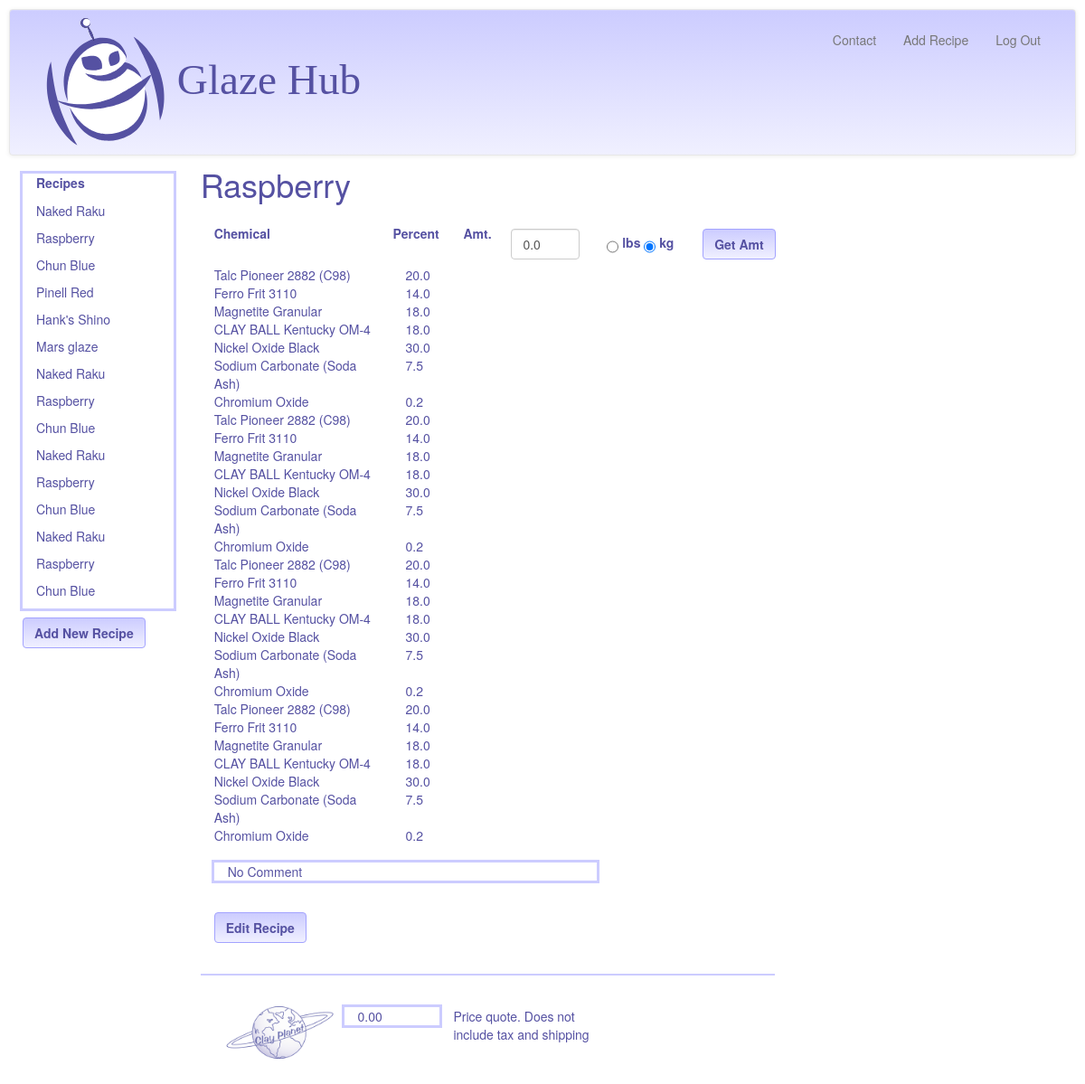
The app's page /recipecomps/4/Raspberry (signed in) with its own data.
### model.py (models this page shows, shortened)
class Recipe(Base):
    __tablename__ = "recipes"
    id = Column(Integer, primary_key=True)
    recipe_name = Column(String(120))
    user_id = Column(Integer, ForeignKey('users.id'))
    user_notes = Column(String(3000), nullable=True)
    user = relationship("User", backref=backref("recipes", order_by=id))
    @classmethod
    def getRecipeNamesByUserID(cls, user_id):
        return session.query(Recipe).filter_by(user_id=user_id).all()
    @classmethod
    def getRecipeIDByName(cls, recipe_name, user_id):
        return session.query(Recipe).\
            filter_by(recipe_name=recipe_name).\
            filter_by(user_id=user_id).first()

class Component(Base):
    __tablename__ = "components"
    id = Column(Integer, primary_key=True)
    chem_id = Column(Integer, ForeignKey('chemicals.id'), nullable=False)
    recipe_id = Column(Integer, ForeignKey('recipes.id'), nullable=False)
    percentage = Column(Float, nullable=False)
    chem = relationship("Chem", backref=backref("components", order_by=id))
    recipe = relationship("Recipe", backref=backref("components", order_by=id))
    @classmethod
    def getComponentsByRecipeID(cls, recipe_id):
        return session.query(Component).filter_by(recipe_id=recipe_id).all()

class Chem(Base):
    __tablename__ = "chemicals"
    id = Column(Integer, primary_key=True)
    chem_name = Column(String(120))
    quarter = Column(Float)
    half = Column(Float)
    onelb = Column(Float)
    fivelb = Column(Float)
    tenlb = Column(Float)
    twentyfivelb = Column(Float)
    fiftylb = Column(Float)
    onehundlb = Column(Float)
    fivehundlb = Column(Float)

### glazehub.py (the view)
@app.route("/recipecomps/<int:userViewID>/<recipeName>")
def recipe(userViewID, recipeName):
    displayRecipes = showUserRecipeList(userViewID)
    userLoginID = session["user_id"]
    if checkUserLoginID(userLoginID, userViewID) is False:
        userViewID = userLoginID
        recipes = model.Recipe.getRecipeNamesByUserID(userLoginID)
        return render_template("user_recipes.html", displayRecipes=recipes,
                               user_id=userLoginID)
    else:
        recipe = model.Recipe.getRecipeIDByName(recipeName, userViewID)
        components = model.Component.getComponentsByRecipeID(recipe.id)
    messageToUser = None
    price_quote = 0.00
    batchComp = []
    wholeNumList = []
    frctnList = []
    batchsize = None
    unit_sys = "unitSys"
    lbschecked = ""
    kgchecked = 'checked = "checked"'
    return render_template("/recipecomps.html/", user_id=userViewID,
                           recipe_name=recipeName, components=components,
                           batchComp=batchComp,
                           displayRecipes=displayRecipes,
                           user_notes=recipe.user_notes,
                           messageToUser=messageToUser,
                           unitSys=unit_sys, batchsize=batchsize,
                           wholeNumList=wholeNumList, frctnList=frctnList,
                           lbschecked=lbschecked, kgchecked=kgchecked,
                           price_quote=price_quote)

### glazehub.py (called while the page is built)
def showUserRecipeList(userViewID):
    userLoginID = session["user_id"]
    if checkUserLoginID(userLoginID, userViewID):
        recipes = model.Recipe.getRecipeNamesByUserID(userLoginID)
        return recipes
    else:
        recipes = model.Recipe.getRecipeNamesByUserID(userViewID)
        return recipes

def checkUserLoginID(userLoginID, userViewID):
    if userLoginID != int(userViewID):
        flash("Invalid User ID. Here are your recipes")
        userViewID = userLoginID
        return False

### templates/recipecomps.html (shortened to what this page needs)
{% extends 'base.html' %}
{% block body %}
<div class = "col-sm-2">
	<div class = "col-sm-12" id = "recipe_list" style="outline: 3px solid #ccccff; margin-bottom:10px" >
    	<label class = "control-label" for="userRecipes">
			Recipes
		</label>
		{% for recipe in displayRecipes %}
		<ul style = "margin-top: 6px" class="recipe_names">
			<a class = "recipe_links" href = "/recipecomps/{{recipe.user_id}}/{{recipe.recipe_name }}">
				<li>{{ recipe.recipe_name }}</li></a>
		</ul>
		{% endfor %}
	</div>
	<div class = "row" id = "add_recipe_button">
		<div class = "col-sm-2">
			<a href = "/addRecipe/{{user_id}}">
			<button class ="btn btn-GH" id = "add_recipe">
					<strong>Add New Recipe</strong></button>
			</a>
		</div>
	</div>
</div>
	<div class = "col-sm-10" id = "recipe_section" style="margin-top:-2em">
		<h1>{{ recipe_name }}</h1>
		<div class = "col-sm-8" id = "recipe_list" >
			<div class = "row" style = "color:#5551a2">
				<div class = "col-sm-4" id = "chem_name" style = "margin-top:1em"><strong>Chemical
					</strong>
				</div>
				<div class = "col-sm-2" id = "percentage" style = "margin-top:1em; margin-left:-1em"><strong>Percent
					</strong>
				</div>
				<div class = "form-group" id = "amount_to_make" style = "margin-top:1em">
					<label class = "col-sm-1 control-label" style = "margin-left: -2em" for "amt">
						Amt.
					</label>
					<form action = "/recipecomps/{{user_id}}/{{recipe_name}}" method = "POST">
						<div class ="col-sm-2">
							{% if batchsize %}
								<input class = "form-control" type = "text" id = "batchsize"
										  name="batchsize" value = "{{batchsize}}"/>
							{% else %}
								<input class = "form-control" type = "text" id = "batchsize"
										  name="batchsize" value = "0.0"/>
							{% endif %}
						</div>
						<div class = "col-sm-2">
							<input class = "radio-GH"  type = "radio" name= "unitSys" value = "lbs"
								{{lbschecked}}/>
							<label for "pounds">lbs</label>
							<input class = "radio-GH" type = "radio" name= "unitSys" value = "kg"
								{{kgchecked}}/>
							<label for "metric">kg</label>
						</div>
						<div class = "col-sm-1">
							<button class ="btn btn-GH" style="margin-top:5px" type = "submit" id = "getAmount">
							<strong>Get Amt</strong></button>
						</div>
						<div class = "col-sm-8" id ="comp_percent_amt">
						{% for comp in components %}
							<div class = "row">
								<div class = "col-sm-6" >{{comp.chem.chem_name}}</div>
								<div class = "col-sm-2">{{comp.percentage}}</div>
							</div>
						{% endfor %}
						</div>
					</form>
				</div>
				<div class = "col-sm-4">
				</div>
			</div>
			<div class = "row">
				<div class = "col-sm-8"
					style="outline: 3px solid #ccccff; margin-top:20px; margin-left:15px;
						margin-bottom:20px">
					{{user_notes}}
				</div>
			</div>
			<div class = "row">
				<form action = "/editRecipe/{{user_id}}/{{recipe_name}}"
					<div class = "col-sm-2">
						<button class ="btn btn-GH" style="margin-top:15px" type = "submit" id = "editRecipe">
						<strong>Edit Recipe</strong></button>
					</div>
			<div class = "row">
				<hr noshade color ="#ccccff"></hr>
			</div>
		<form action = "/emailCP/{{user_id}}/{{recipe_name}}/{{batchsize}}">
			<div class = "row">
				<div class = "col-sm-3">
					<img id = "cplogo" src="/static/img/cplogo.png">
				</div>
				<div class = "col-sm-2" style="outline: 3px solid #ccccff; margin-top:15px">
					{%if batchsize%}
						{{"$%.2f" %price_quote}}
					{%else%}
						0.00
					{% endif %}
				</div>
				<div class = "col-sm-4" style="margin-top:15px">
					Price quote. Does not include tax and shipping
				</div>
			</div>
		</form>
	</div>
	</div>
{% endblock %}

### static/css/style.css (style rules this page uses)
a:link { color:#5551a2; }
#cplogo { width:125px; margin:10px; }
body { margin:10px; font-family: "Helvetica Neue", Helvetica, "Segoe UI", Arial, freesans, sans-serif; color:#5551a2; }
ul.recipe_names { list-style-type: none; padding:0 0px; }
input { height:3em; margin-top: 5px; }
.btn-GH { background-image: -webkit-linear-gradient(top, #ccccff 0%, #f0f0ff 100%); background-image: -o-linear-gradient(top, #ccccff 0%, #f0f0ff 100%); background-image: -webkit-gradient(linear, left top, left bottom, from(#ccccff), to(#f0f0ff)); background-image: linear-gradient(to bottom, #ccccff 0%, #f0f0ff 100%); filter: progid:DXImageTransform.Microsoft.gradient(startColorstr='#ffccccff', endColorstr='#fff0f0ff', GradientType=0); filter: progid:DXImageTransform.Microsoft.gradient(enabled = false); background-repeat: repeat-x; border-color: #a3a3ff; color:#5551a2; }
hr { border-color:#ccccff; border-width: 2px; }
.radio-GH, .checkbox-inline { display: inline-block; padding-left: 20px; margin-bottom: 0; font-weight: normal; vertical-align: middle; cursor: pointer; }

### records on screen
Recipe: recipe_name "Naked Raku"
Recipe: recipe_name "Raspberry", user_notes "No Comment"
Recipe: recipe_name "Chun Blue"
Recipe: recipe_name "Pinell Red"
Recipe: recipe_name "Hank's Shino"
Recipe: recipe_name "Mars glaze"
Recipe: recipe_name "Naked Raku"
Recipe: recipe_name "Raspberry"
Recipe: recipe_name "Chun Blue"
Recipe: recipe_name "Naked Raku"
Recipe: recipe_name "Raspberry"
Recipe: recipe_name "Chun Blue"
Recipe: recipe_name "Naked Raku"
Recipe: recipe_name "Raspberry"
Recipe: recipe_name "Chun Blue"
Component: chem.chem_name "Talc Pioneer 2882 (C98)", percentage "20.0"
Component: chem.chem_name "Ferro Frit 3110", percentage "14.0"
Component: chem.chem_name "Magnetite Granular", percentage "18.0"
Component: chem.chem_name "CLAY BALL Kentucky OM-4", percentage "18.0"
Component: chem.chem_name "Nickel Oxide Black", percentage "30.0"
Component: chem.chem_name "Sodium Carbonate (Soda Ash)", percentage "7.5"
Component: chem.chem_name "Chromium Oxide", percentage "0.2"
Component: chem.chem_name "Talc Pioneer 2882 (C98)", percentage "20.0"
Component: chem.chem_name "Ferro Frit 3110", percentage "14.0"
Component: chem.chem_name "Magnetite Granular", percentage "18.0"
Component: chem.chem_name "CLAY BALL Kentucky OM-4", percentage "18.0"
Component: chem.chem_name "Nickel Oxide Black", percentage "30.0"
Component: chem.chem_name "Sodium Carbonate (Soda Ash)", percentage "7.5"
Component: chem.chem_name "Chromium Oxide", percentage "0.2"
Component: chem.chem_name "Talc Pioneer 2882 (C98)", percentage "20.0"
Component: chem.chem_name "Ferro Frit 3110", percentage "14.0"
Component: chem.chem_name "Magnetite Granular", percentage "18.0"
Component: chem.chem_name "CLAY BALL Kentucky OM-4", percentage "18.0"
Component: chem.chem_name "Nickel Oxide Black", percentage "30.0"
Component: chem.chem_name "Sodium Carbonate (Soda Ash)", percentage "7.5"
Component: chem.chem_name "Chromium Oxide", percentage "0.2"
Component: chem.chem_name "Talc Pioneer 2882 (C98)", percentage "20.0"
Component: chem.chem_name "Ferro Frit 3110", percentage "14.0"
Component: chem.chem_name "Magnetite Granular", percentage "18.0"
Component: chem.chem_name "CLAY BALL Kentucky OM-4", percentage "18.0"
Component: chem.chem_name "Nickel Oxide Black", percentage "30.0"
Component: chem.chem_name "Sodium Carbonate (Soda Ash)", percentage "7.5"
Component: chem.chem_name "Chromium Oxide", percentage "0.2"

### other values on screen
{{ "Log Out" }} "Log Out"
{{ recipe_name }} "Raspberry"
